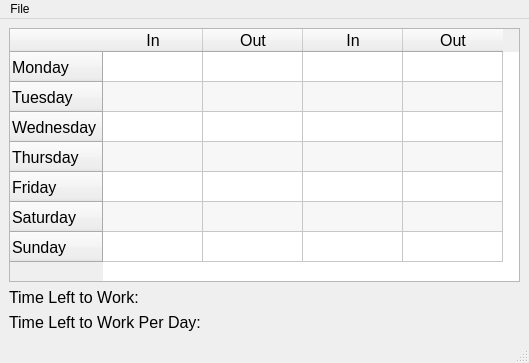
<?xml version="1.0" encoding="UTF-8"?>
<ui version="4.0">
 <class>TimeToWork</class>
 <widget class="QMainWindow" name="TimeToWork">
  <property name="geometry">
   <rect>
    <x>0</x>
    <y>0</y>
    <width>529</width>
    <height>363</height>
   </rect>
  </property>
  <property name="windowTitle">
   <string>TimeToWork</string>
  </property>
  <widget class="QWidget" name="centralwidget">
   <layout class="QHBoxLayout" name="horizontalLayout">
    <item>
     <layout class="QVBoxLayout" name="verticalLayout">
      <item>
       <widget class="QTableWidget" name="time_entry_table">
        <property name="font">
         <font>
          <pointsize>12</pointsize>
         </font>
        </property>
        <property name="alternatingRowColors">
         <bool>true</bool>
        </property>
        <property name="rowCount">
         <number>7</number>
        </property>
        <row>
         <property name="text">
          <string>Monday</string>
         </property>
        </row>
        <row>
         <property name="text">
          <string>Tuesday</string>
         </property>
        </row>
        <row>
         <property name="text">
          <string>Wednesday</string>
         </property>
        </row>
        <row>
         <property name="text">
          <string>Thursday</string>
         </property>
        </row>
        <row>
         <property name="text">
          <string>Friday</string>
         </property>
        </row>
        <row>
         <property name="text">
          <string>Saturday</string>
         </property>
        </row>
        <row>
         <property name="text">
          <string>Sunday</string>
         </property>
        </row>
        <column>
         <property name="text">
          <string>In</string>
         </property>
        </column>
        <column>
         <property name="text">
          <string>Out</string>
         </property>
        </column>
        <column>
         <property name="text">
          <string>In</string>
         </property>
        </column>
        <column>
         <property name="text">
          <string>Out</string>
         </property>
        </column>
       </widget>
      </item>
      <item>
       <widget class="QLabel" name="time_left_label">
        <property name="font">
         <font>
          <pointsize>12</pointsize>
         </font>
        </property>
        <property name="text">
         <string>Time Left to Work:</string>
        </property>
       </widget>
      </item>
      <item>
       <widget class="QLabel" name="time_left_per_day_label">
        <property name="font">
         <font>
          <pointsize>12</pointsize>
         </font>
        </property>
        <property name="text">
         <string>Time Left to Work Per Day:</string>
        </property>
       </widget>
      </item>
     </layout>
    </item>
   </layout>
  </widget>
  <widget class="QMenuBar" name="menubar">
   <property name="geometry">
    <rect>
     <x>0</x>
     <y>0</y>
     <width>529</width>
     <height>21</height>
    </rect>
   </property>
   <widget class="QMenu" name="menuFile">
    <property name="title">
     <string>File</string>
    </property>
    <addaction name="actionSave"/>
    <addaction name="actionLoad"/>
   </widget>
   <addaction name="menuFile"/>
  </widget>
  <widget class="QStatusBar" name="statusbar"/>
  <action name="actionSave">
   <property name="text">
    <string>Save</string>
   </property>
  </action>
  <action name="actionLoad">
   <property name="text">
    <string>Load</string>
   </property>
  </action>
 </widget>
 <resources/>
 <connections/>
</ui>
